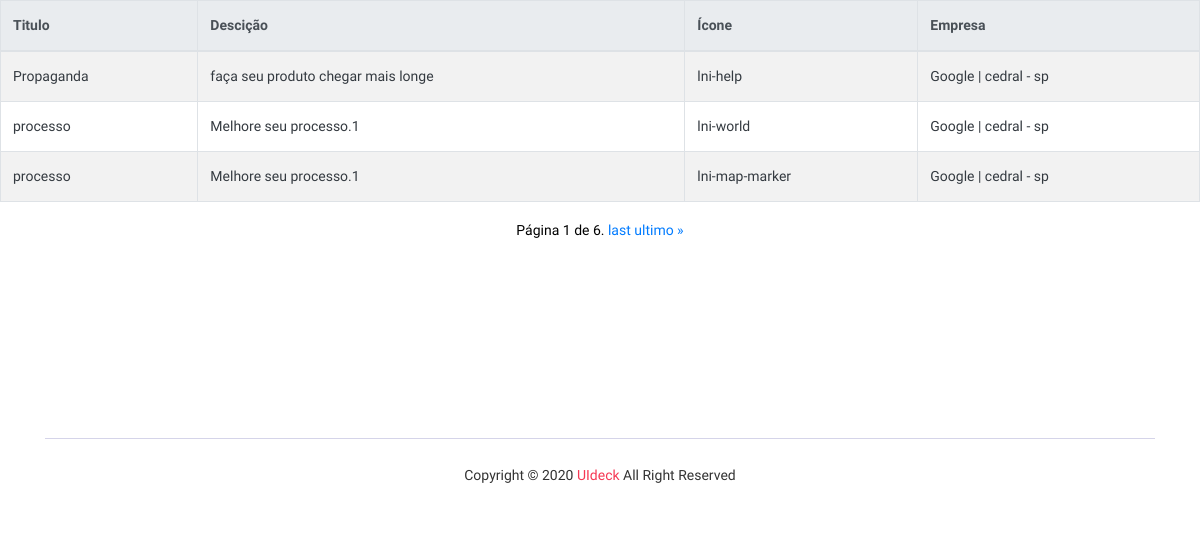
/htmx/service-list, run on the app's committed database.
### fusion/models.py (models this page shows, shortened)
class Service(models.Model):
    STATUS_CHOICE = (
        ('active', 'Ativo'),
        ('deleted', 'Deletado'),
        ('blocked', 'Bloqueado'),
    )
    titulo = models.CharField('Titulo', max_length=100)
    descricao = models.TextField('Descrição', blank=True, null=True, )
    icone = models.CharField('Ícone', max_length=100, choices=ICONS_CHOICE)
    empresa = models.ForeignKey(Empresa, on_delete=models.CASCADE, related_name="services",
                                verbose_name='Empresa')  # relaciona o registro da tabela com o registro da tabela  Empresa
    liberado = models.BooleanField('Liberado', default=False)
    status = models.CharField('Status', choices=STATUS_CHOICE, default=STATUS_CHOICE[0][0], max_length=11, null=True, blank=True)
    class Meta:
        verbose_name = 'Serviço'
        verbose_name_plural = 'Serviços'

class Empresa(models.Model):
    nome = models.CharField(max_length=100)
    cidade = models.CharField(max_length=100, blank=True, null=True)
    estado = models.CharField(max_length=100)
    usuario = models.OneToOneField(User, on_delete=models.CASCADE)
    class Meta:
        verbose_name = 'Empresa'  # nome para o cliente ver a (class 'Empresa')
        verbose_name_plural = 'Empresas'
    def __str__(self):
        return f'{self.nome} | {self.cidade} - {self.estado}'

### htmx/views.py (the view)
# urls.py: path('service-list', ServiceListView.as_view(), name='service_list'),
class ServiceListView(ListView):
    model = Service
    template_name = 'htmx/service_list.html'
    paginate_by = 3

### templates/htmx/service_list.html
{% extends 'htmx/base.html' %}
{% block content %}
    <div>
        <table class="table border table-bordered text-dark table-hover table-striped">
            <thead class="thead-light">
            <tr>
                <th>Titulo</th>
                <th>Descição</th>
                <th>Ícone</th>
                <th>Empresa</th>
            </tr>
            </thead>
            <tbody>
            {% for service in object_list %}
                <tr>
                    <td>{{ service.titulo }}</td>
                    <td>{{ service.descricao }}</td>
                    <td>{{ service.icone }}</td>
                    <td>{{ service.empresa }}</td>
                </tr>
            {% endfor %}
            </tbody>
        </table>
        <div class="d-flex justify-content-center">
            {% include 'pagination.html' %}
        </div>
    </div>
{% endblock content %}

### static/assets/css/main.css (style rules this page uses)
html { overflow-x: hidden; }
body { background: #fff; font-size: 14px; font-weight: 400; font-family: 'Open Sans', sans-serif; -webkit-box-sizing: border-box; -moz-box-sizing: border-box; box-sizing: border-box; -webkit-font-smoothing: subpixel-antialiased; color: black; line-height: 25px; -webkit-backface-visibility: hidden; backface-visibility: hidden; overflow-x: hidden; }

### data on the page
Service: titulo "Propaganda", descricao "faça seu produto chegar mais longe", icone "lni-help", empresa "Google | cedral - sp"
Service: titulo "processo", descricao "Melhore seu processo.1", icone "lni-world", empresa "Google | cedral - sp"
Service: titulo "processo", descricao "Melhore seu processo.1", icone "lni-map-marker", empresa "Google | cedral - sp"

### other printed values
{{ page_obj.number }} "1"
{{ page_obj.paginator.num_pages }} "6"
